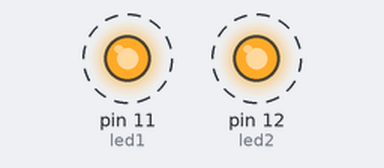
Bench run of a sketch on a simulated Arduino Uno, built with avr-gcc and run on an emulated ATmega328P. On the bench: output pins drawn as LEDs (lit = HIGH). Dashed ring = blinking.

Above: at 0.2 s.
Timing chart, 0 to 3.0 s (numbered marks = the images above):
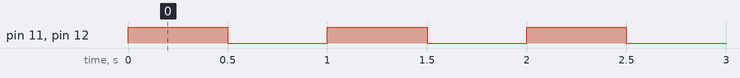

The sketch:

project5-1.ino
```cpp
// project 5-1

int led1 = 11;
int led2 = 12;


void setup() {
  pinMode(led1, OUTPUT);
  pinMode(led2, OUTPUT);
}

void loop() {
  digitalWrite(led1, HIGH);
  digitalWrite(led2, HIGH);
  delay(500);

  digitalWrite(led1, LOW);
  digitalWrite(led2, LOW);
  delay(500);


}
```

Measured:
- by itself, pin 11 (led1), pin 12 (led2): alternates HIGH for 0.50 s and LOW for 0.50 s
